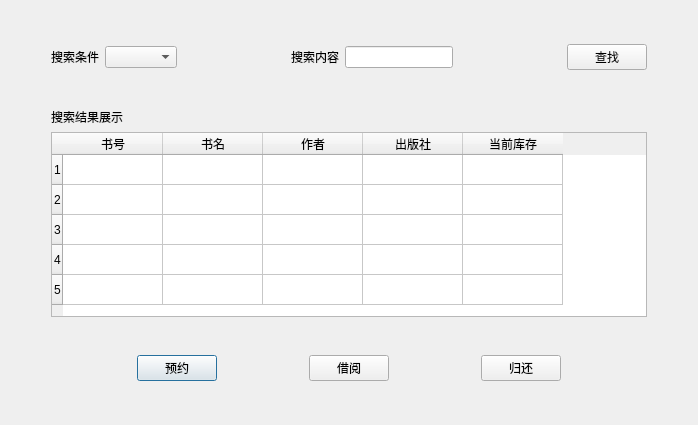
<?xml version="1.0" encoding="UTF-8"?>
<ui version="4.0">
 <class>Dialog</class>
 <widget class="QDialog" name="Dialog">
  <property name="geometry">
   <rect>
    <x>0</x>
    <y>0</y>
    <width>698</width>
    <height>425</height>
   </rect>
  </property>
  <property name="windowTitle">
   <string>Dialog</string>
  </property>
  <layout class="QGridLayout" name="gridLayout">
   <item row="4" column="1">
    <widget class="QTableWidget" name="tableWidget">
     <row>
      <property name="text">
       <string>1</string>
      </property>
     </row>
     <row>
      <property name="text">
       <string>2</string>
      </property>
     </row>
     <row>
      <property name="text">
       <string>3</string>
      </property>
     </row>
     <row>
      <property name="text">
       <string>4</string>
      </property>
     </row>
     <row>
      <property name="text">
       <string>5</string>
      </property>
     </row>
     <column>
      <property name="text">
       <string>书号</string>
      </property>
     </column>
     <column>
      <property name="text">
       <string>书名</string>
      </property>
     </column>
     <column>
      <property name="text">
       <string>作者</string>
      </property>
     </column>
     <column>
      <property name="text">
       <string>出版社</string>
      </property>
     </column>
     <column>
      <property name="text">
       <string>当前库存</string>
      </property>
     </column>
    </widget>
   </item>
   <item row="0" column="1">
    <spacer name="verticalSpacer_3">
     <property name="orientation">
      <enum>Qt::Vertical</enum>
     </property>
     <property name="sizeHint" stdset="0">
      <size>
       <width>20</width>
       <height>40</height>
      </size>
     </property>
    </spacer>
   </item>
   <item row="4" column="2">
    <spacer name="horizontalSpacer_11">
     <property name="orientation">
      <enum>Qt::Horizontal</enum>
     </property>
     <property name="sizeType">
      <enum>QSizePolicy::Minimum</enum>
     </property>
     <property name="sizeHint" stdset="0">
      <size>
       <width>40</width>
       <height>20</height>
      </size>
     </property>
    </spacer>
   </item>
   <item row="6" column="1">
    <layout class="QHBoxLayout" name="horizontalLayout_2">
     <item>
      <spacer name="horizontalSpacer_5">
       <property name="orientation">
        <enum>Qt::Horizontal</enum>
       </property>
       <property name="sizeHint" stdset="0">
        <size>
         <width>40</width>
         <height>20</height>
        </size>
       </property>
      </spacer>
     </item>
     <item>
      <widget class="QPushButton" name="pushButton_2">
       <property name="text">
        <string>预约</string>
       </property>
      </widget>
     </item>
     <item>
      <spacer name="horizontalSpacer_6">
       <property name="orientation">
        <enum>Qt::Horizontal</enum>
       </property>
       <property name="sizeHint" stdset="0">
        <size>
         <width>40</width>
         <height>20</height>
        </size>
       </property>
      </spacer>
     </item>
     <item>
      <widget class="QPushButton" name="pushButton_3">
       <property name="text">
        <string>借阅</string>
       </property>
      </widget>
     </item>
     <item>
      <spacer name="horizontalSpacer_7">
       <property name="orientation">
        <enum>Qt::Horizontal</enum>
       </property>
       <property name="sizeHint" stdset="0">
        <size>
         <width>40</width>
         <height>20</height>
        </size>
       </property>
      </spacer>
     </item>
     <item>
      <widget class="QPushButton" name="pushButton_4">
       <property name="text">
        <string>归还</string>
       </property>
      </widget>
     </item>
     <item>
      <spacer name="horizontalSpacer_8">
       <property name="orientation">
        <enum>Qt::Horizontal</enum>
       </property>
       <property name="sizeHint" stdset="0">
        <size>
         <width>40</width>
         <height>20</height>
        </size>
       </property>
      </spacer>
     </item>
    </layout>
   </item>
   <item row="7" column="1">
    <spacer name="verticalSpacer_4">
     <property name="orientation">
      <enum>Qt::Vertical</enum>
     </property>
     <property name="sizeHint" stdset="0">
      <size>
       <width>20</width>
       <height>40</height>
      </size>
     </property>
    </spacer>
   </item>
   <item row="4" column="0">
    <spacer name="horizontalSpacer_10">
     <property name="orientation">
      <enum>Qt::Horizontal</enum>
     </property>
     <property name="sizeType">
      <enum>QSizePolicy::Minimum</enum>
     </property>
     <property name="sizeHint" stdset="0">
      <size>
       <width>40</width>
       <height>20</height>
      </size>
     </property>
    </spacer>
   </item>
   <item row="5" column="1">
    <spacer name="verticalSpacer_2">
     <property name="orientation">
      <enum>Qt::Vertical</enum>
     </property>
     <property name="sizeHint" stdset="0">
      <size>
       <width>20</width>
       <height>40</height>
      </size>
     </property>
    </spacer>
   </item>
   <item row="2" column="1">
    <spacer name="verticalSpacer">
     <property name="orientation">
      <enum>Qt::Vertical</enum>
     </property>
     <property name="sizeType">
      <enum>QSizePolicy::Expanding</enum>
     </property>
     <property name="sizeHint" stdset="0">
      <size>
       <width>20</width>
       <height>40</height>
      </size>
     </property>
    </spacer>
   </item>
   <item row="1" column="1">
    <layout class="QHBoxLayout" name="horizontalLayout">
     <item>
      <widget class="QLabel" name="label">
       <property name="text">
        <string>搜索条件</string>
       </property>
      </widget>
     </item>
     <item>
      <widget class="QComboBox" name="comboBox"/>
     </item>
     <item>
      <spacer name="horizontalSpacer">
       <property name="orientation">
        <enum>Qt::Horizontal</enum>
       </property>
       <property name="sizeHint" stdset="0">
        <size>
         <width>40</width>
         <height>20</height>
        </size>
       </property>
      </spacer>
     </item>
     <item>
      <widget class="QLabel" name="label_2">
       <property name="text">
        <string>搜索内容</string>
       </property>
      </widget>
     </item>
     <item>
      <widget class="QLineEdit" name="lineEdit"/>
     </item>
     <item>
      <spacer name="horizontalSpacer_3">
       <property name="orientation">
        <enum>Qt::Horizontal</enum>
       </property>
       <property name="sizeHint" stdset="0">
        <size>
         <width>40</width>
         <height>20</height>
        </size>
       </property>
      </spacer>
     </item>
     <item>
      <widget class="QPushButton" name="pushButton">
       <property name="text">
        <string>查找</string>
       </property>
      </widget>
     </item>
    </layout>
   </item>
   <item row="3" column="1">
    <widget class="QLabel" name="label_3">
     <property name="text">
      <string>搜索结果展示</string>
     </property>
    </widget>
   </item>
  </layout>
 </widget>
 <resources/>
 <connections/>
</ui>
